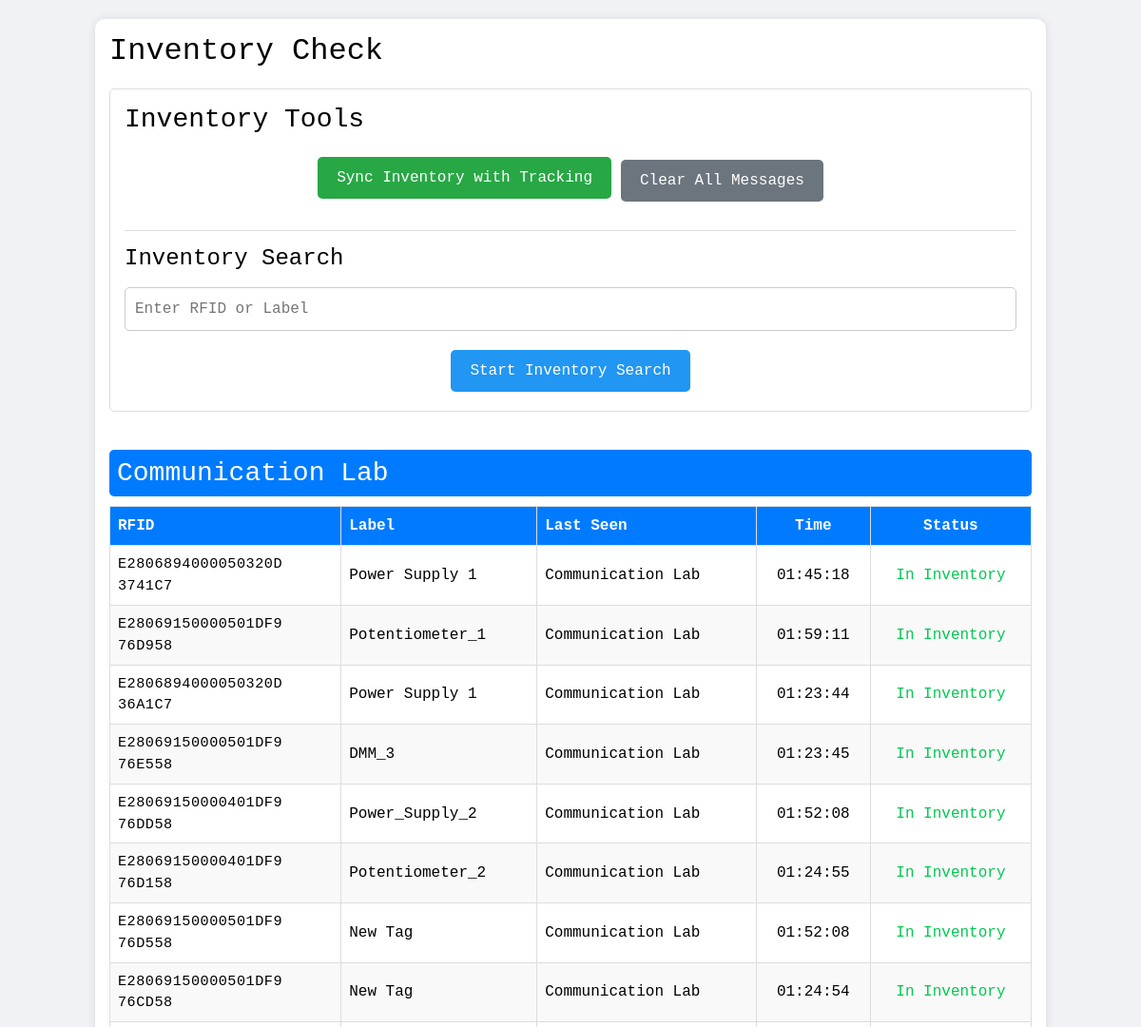
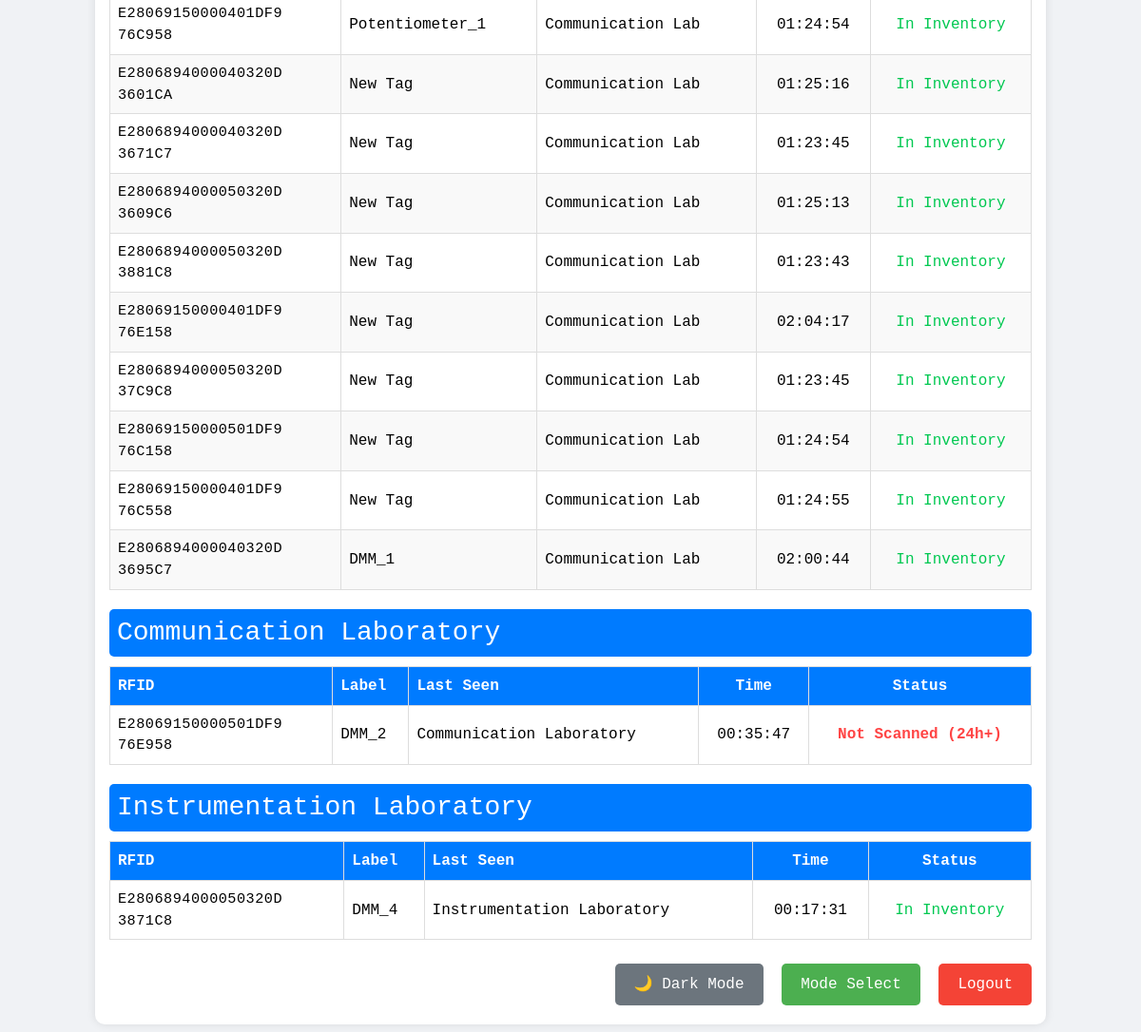
Page /inventory_check (signed in) on the committed database (2 pictures, top to bottom).
### app.py (models this page shows, shortened)
class Tag(db.Model):
    id = db.Column(db.Integer, primary_key=True)
    rfid = db.Column(db.String(120), unique=True, nullable=False)
    label = db.Column(db.String(120), nullable=False)
    last_seen = db.Column(db.String(120), nullable=False)
    time_seen = db.Column(db.String(120), nullable=False)
    date_seen = db.Column(db.String(120), nullable=True)
    last_changed_by = db.Column(db.String(120), nullable=True)
    approved = db.Column(db.Boolean, default=False, nullable=False)

### app.py (the view)
@app.route('/inventory_check', methods=['GET'])
@login_required
def inventory_check():
    inventory_tags = InventoryTag.query.all()
    inventory_rfids = [tag.rfid for tag in inventory_tags]
    tracking_tags = Tag.query.all()
    missing_status = check_inventory()
    grouped_tags = {}
    locations = []
    for tag in tracking_tags:
        location = tag.last_seen if tag.last_seen else "Unknown Location"
        if location not in locations:
            locations.append(location)
            grouped_tags[location] = []
    for tag in tracking_tags:
        location = tag.last_seen if tag.last_seen else "Unknown Location"
        grouped_tags[location].append(tag)
    locations.sort()
    if request.args.get('format') == 'json':
        return jsonify({
            'locations': locations,
            'grouped_tags': {loc: [tag.to_dict() for tag in grouped_tags[loc]] for loc in locations}
        })
    return render_template('inventory_check.html',
                          locations=locations,
                          grouped_tags=grouped_tags,
                          inventory_rfids=inventory_rfids,
                          missing_rfids=missing_status['missing_rfids'],
                          time_warning_rfids=missing_status['time_warning_rfids'],
                          time_missing_rfids=missing_status['time_missing_rfids'])

### app.py (called while the page is built, shortened)
@login_manager.user_loader
def load_user(user_id):
    return db.session.get(User, int(user_id))

def is_time_missing(tag, twenty_four_hours_ago):
    try:
        current_time = datetime.now()
        if tag.date_seen:
            last_seen_datetime = datetime.strptime(f"{tag.date_seen} {tag.time_seen}", "%Y-%m-%d %H:%M:%S")
            return last_seen_datetime < twenty_four_hours_ago
    except ValueError:
        return False  # In case of invalid time format

def is_time_warning(tag, eight_hours_ago, twenty_four_hours_ago):
    try:
        current_time = datetime.now()
        if tag.date_seen:
            last_seen_datetime = datetime.strptime(f"{tag.date_seen} {tag.time_seen}", "%Y-%m-%d %H:%M:%S")
            return eight_hours_ago > last_seen_datetime >= twenty_four_hours_ago
    except ValueError:
        return False  # In case of invalid time format

### templates/inventory_check.html (shortened to what this page needs)
{% extends "layout.html" %}
{% block content %}
<div id="content">
    <div class="box">
        <h2>Inventory Check</h2>
        <div style="display: flex; flex-direction: column; gap: 10px; margin-bottom: 20px; border: 1px solid var(--table-border); padding: 15px; border-radius: 5px; background-color: var(--box-bg); width: 100%; box-sizing: border-box;">
            <h3 style="margin-top: 0; margin-bottom: 10px; color: var(--text-color);">Inventory Tools</h3>
            <div class="button-group" style="display: flex; flex-wrap: wrap; margin-bottom: 15px; gap: 10px; align-items: center; justify-content: center; width: 100%; box-sizing: border-box;">
                <a href="{{ url_for('sync_inventory') }}" style="padding: 10px 20px; background-color: #28a745; color: white; text-decoration: none; border-radius: 5px; text-align: center; margin-bottom: 5px;">Sync Inventory with Tracking</a>
                <button id="clear-all-messages" style="padding: 10px 20px; background-color: #6c757d; color: white; border: none; border-radius: 5px; cursor: pointer; margin-bottom: 5px;">Clear All Messages</button>
            </div>
            <div style="border-top: 1px solid var(--table-border); padding-top: 15px; width: 100%; box-sizing: border-box;">
                <h4 style="margin-top: 0; margin-bottom: 10px; color: var(--text-color);">Inventory Search</h4>
                <input type="text" id="search-term" placeholder="Enter RFID or Label" style="padding: 10px; border-radius: 5px; border: 1px solid var(--input-border); width: 100%; box-sizing: border-box; background-color: var(--box-bg); color: var(--text-color);">
                <div class="button-group" style="display: flex; flex-wrap: wrap; gap: 10px; justify-content: center; margin-top: 10px; width: 100%; box-sizing: border-box;">
                    <button id="start-inventory" style="padding: 10px 20px; background-color: #2196F3; color: white; border: none; border-radius: 5px; cursor: pointer; margin-bottom: 5px;">Start Inventory Search</button>
                </div>
            </div>
        </div>
        <div style="width: 100%; overflow-x: auto; box-sizing: border-box;">
            {% for location in locations %}
            <h3 style="margin-top: 20px; padding: 8px; background-color: #007bff; color: white; border-radius: 5px;">{{ location }}</h3>
            <table style="width: 100%; border-collapse: collapse; margin-top: 10px; border: 1px solid var(--table-border);">
                <thead>
                    <tr>
                        <th style="padding: 8px; background-color: #007bff; color: white; text-align: left; border: 1px solid var(--table-border);">RFID</th>
                        <th style="padding: 8px; background-color: #007bff; color: white; text-align: left; border: 1px solid var(--table-border);">Label</th>
                        <th style="padding: 8px; background-color: #007bff; color: white; text-align: left; border: 1px solid var(--table-border);">Last Seen</th>
                        <th style="padding: 8px; background-color: #007bff; color: white; text-align: center; border: 1px solid var(--table-border);">Time</th>
                        <th style="padding: 8px; background-color: #007bff; color: white; text-align: center; border: 1px solid var(--table-border);">Status</th>
                    </tr>
                </thead>
                <tbody id="inventory-list-{{ location|replace(' ', '-')|replace('_', '-')|lower }}">
                    {% for tag in grouped_tags[location] %}
                        <tr style="{% if loop.index is divisibleby 2 %}background-color: var(--table-alt-row);{% else %}background-color: var(--box-bg);{% endif %} border: 1px solid var(--table-border);">
                            <td style="padding: 8px; border: 1px solid var(--table-border); color: var(--text-color);" class="rfid-code">
                                {% if tag.rfid|length > 6 %}
                                    {{ tag.rfid[:-6] }}<br>{{ tag.rfid[-6:] }}
                                {% else %}
                                    {{ tag.rfid }}
                                {% endif %}
                            </td>
                            <td style="padding: 8px; border: 1px solid var(--table-border); color: var(--text-color);">{{ tag.label }}</td>
                            <td style="padding: 8px; border: 1px solid var(--table-border); color: var(--text-color);">{{ tag.last_seen }}</td>
                            <td style="padding: 8px; text-align: center; border: 1px solid var(--table-border); color: var(--text-color);">{{ tag.time_seen }}</td>
                            <td style="padding: 8px; text-align: center; border: 1px solid var(--table-border);">
                                {% if tag.rfid in missing_rfids %}
                                    <span style="color: #ff4444; font-weight: bold;">Missing</span>
                                {% elif tag.rfid in time_missing_rfids %}
                                    <span style="color: #ff4444; font-weight: bold;">Not Scanned (24h+)</span>
                                {% elif tag.rfid in time_warning_rfids %}
                                    <span style="color: #ff8800; font-weight: bold;">Not Scanned (8h+)</span>
                                {% elif tag.rfid in inventory_rfids %}
                                    <span style="color: #00C851;">In Inventory</span>
                                {% else %}
                                    <span style="color: #999;">Unknown</span>
                                {% endif %}
                            </td>
                        </tr>
                    {% endfor %}
                </tbody>
            </table>
            {% endfor %}
        </div>
        <div class="button-group" style="margin-top: 20px; text-align: right;">
            <button class="theme-toggle" style="display: inline-block; padding: 10px 20px; background-color: #6c757d; color: white; border: none; border-radius: 5px; margin-right: 10px; cursor: pointer;"></button>
            <a href="{{ url_for('mode_selection') }}" style="display: inline-block; padding: 10px 20px; background-color: #4CAF50; color: white; text-decoration: none; border-radius: 5px; margin-right: 10px;">Mode Select</a>
            <a href="{{ url_for('logout') }}" style="display: inline-block; padding: 10px 20px; background-color: #f44336; color: white; text-decoration: none; border-radius: 5px;">Logout</a>
        </div>
    </div>
</div>
{% endblock %}

### templates/layout.html (style rules this page uses)
:root { --bg-color: #f0f2f5; --box-bg: #ffffff; --text-color: #000000; --table-border: #ddd; --table-alt-row: #f9f9f9; --link-color: #007bff; --shadow-color: rgba(0, 0, 0, 0.1); --input-border: #ccc; }
body { font-family: monospace, 'Courier New', Courier, fixed-width; background-color: var(--bg-color); margin: 0; padding: 0; color: var(--text-color); transition: background-color 0.3s, color 0.3s; }
.box { width: 95%; max-width: 1000px; margin: 20px auto; padding: 15px; background-color: var(--box-bg); border-radius: 10px; box-shadow: 0 0 10px var(--shadow-color); transition: background-color 0.3s, box-shadow 0.3s; }
table { width: 100%; border-collapse: collapse; }
th, td { padding: 8px; text-align: left; border: 1px solid var(--table-border); font-family: monospace, 'Courier New', Courier, fixed-width; transition: border-color 0.3s; }
th { background-color: #007bff; color: white; }
tr:nth-child(even) { background-color: var(--table-alt-row); transition: background-color 0.3s; }
a { color: var(--link-color); text-decoration: none; transition: color 0.3s; }
input, button, select { padding: 8px; margin: 5px 0; font-family: monospace, 'Courier New', Courier, fixed-width; background-color: var(--box-bg); color: var(--text-color); border: 1px solid var(--input-border); transition: background-color 0.3s, color 0.3s, border-color 0.3s; }
.rfid-code { font-family: monospace, 'Courier New', Courier, fixed-width; word-break: break-all; font-size: 0.95em; letter-spacing: 0.5px; line-height: 1.5; }
.theme-toggle { display: inline-flex; align-items: center; justify-content: center; padding: 10px 20px; background-color: #6c757d; color: white; text-decoration: none; border-radius: 5px; margin-right: 10px; border: none; cursor: pointer; font-family: monospace, 'Courier New', Courier, fixed-width; }

### rows in the picture
Tag: last_seen "Communication Lab", rfid "E2806894000050320D", rfid "3741C7", label "Power Supply 1", time_seen "01:45:18", shows "In Inventory"
Tag: rfid "E28069150000501DF9", rfid "76D958", label "Potentiometer_1", last_seen "Communication Lab", time_seen "01:59:11", shows "In Inventory"
Tag: rfid "E2806894000050320D", rfid "36A1C7", label "Power Supply 1", last_seen "Communication Lab", time_seen "01:23:44", shows "In Inventory"
Tag: rfid "E28069150000501DF9", rfid "76E558", label "DMM_3", last_seen "Communication Lab", time_seen "01:23:45", shows "In Inventory"
Tag: rfid "E28069150000401DF9", rfid "76DD58", label "Power_Supply_2", last_seen "Communication Lab", time_seen "01:52:08", shows "In Inventory"
Tag: rfid "E28069150000401DF9", rfid "76D158", label "Potentiometer_2", last_seen "Communication Lab", time_seen "01:24:55", shows "In Inventory"
Tag: rfid "E28069150000501DF9", rfid "76D558", label "New Tag", last_seen "Communication Lab", time_seen "01:52:08", shows "In Inventory"
Tag: rfid "E28069150000501DF9", rfid "76CD58", label "New Tag", last_seen "Communication Lab", time_seen "01:24:54", shows "In Inventory"
Tag: rfid "E28069150000401DF9", rfid "76C958", label "Potentiometer_1", last_seen "Communication Lab", time_seen "01:24:54", shows "In Inventory"
Tag: rfid "E2806894000040320D", rfid "3601CA", label "New Tag", last_seen "Communication Lab", time_seen "01:25:16", shows "In Inventory"
Tag: rfid "E2806894000040320D", rfid "3671C7", label "New Tag", last_seen "Communication Lab", time_seen "01:23:45", shows "In Inventory"
Tag: rfid "E2806894000050320D", rfid "3609C6", label "New Tag", last_seen "Communication Lab", time_seen "01:25:13", shows "In Inventory"
Tag: rfid "E2806894000050320D", rfid "3881C8", label "New Tag", last_seen "Communication Lab", time_seen "01:23:43", shows "In Inventory"
Tag: rfid "E28069150000401DF9", rfid "76E158", label "New Tag", last_seen "Communication Lab", time_seen "02:04:17", shows "In Inventory"
Tag: rfid "E2806894000050320D", rfid "37C9C8", label "New Tag", last_seen "Communication Lab", time_seen "01:23:45", shows "In Inventory"
Tag: rfid "E28069150000501DF9", rfid "76C158", label "New Tag", last_seen "Communication Lab", time_seen "01:24:54", shows "In Inventory"
Tag: rfid "E28069150000401DF9", rfid "76C558", label "New Tag", last_seen "Communication Lab", time_seen "01:24:55", shows "In Inventory"
Tag: rfid "E2806894000040320D", rfid "3695C7", label "DMM_1", last_seen "Communication Lab", time_seen "02:00:44", shows "In Inventory"
Tag: last_seen "Communication Laboratory", rfid "E28069150000501DF9", rfid "76E958", label "DMM_2", time_seen "00:35:47", shows "Not Scanned (24h+)"
Tag: last_seen "Instrumentation Laboratory", rfid "E2806894000050320D", rfid "3871C8", label "DMM_4", time_seen "00:17:31", shows "In Inventory"
